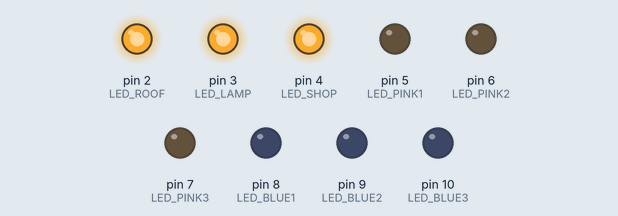
This sketch was run on a simulated Arduino Uno, built with avr-gcc and run on an emulated ATmega328P. Shown: output pins drawn as LEDs (lit = HIGH). Random numbers use the default seed unless the sketch sets one.

Above: at 0.1 s.
At 7.34 s:
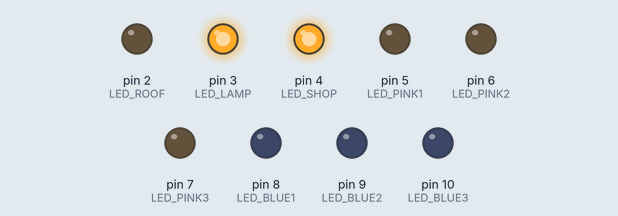
At 22.41 s:
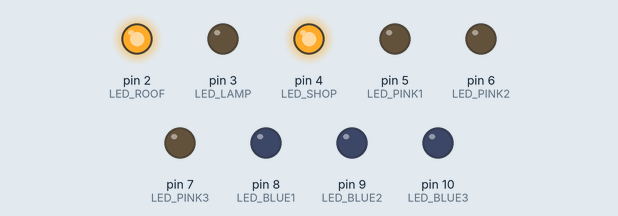
At 32.05 s:
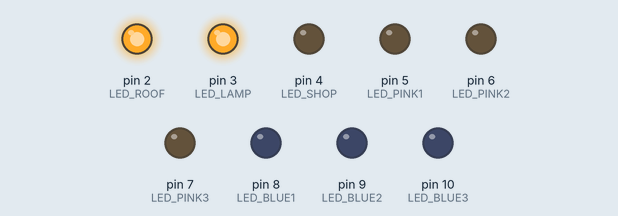
Timing chart, 0 to 33.6 s (numbered marks = the images above):
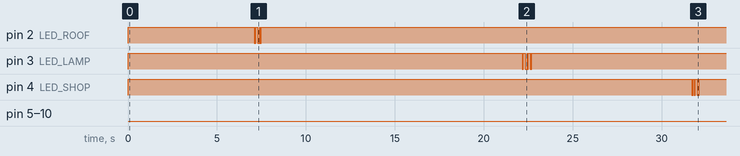

The sketch:

HionEffects.ino
```cpp
//Define Global Variables
int LED_ROOF = 2; //White
int LED_LAMP = 3; //White
int LED_SHOP = 4; //White
int LED_PINK1 = 5;
int LED_PINK2 = 6;
int LED_PINK3 = 7;
int LED_BLUE1 = 8;
int LED_BLUE2 = 9;
int LED_BLUE3 = 10;

// the setup function runs once when you press reset or power the board
void setup() {
  /*
  The analogWrite() function uses PWM, so if you want to change the pin you're
  using, be sure to use another PWM capable pin. On most Arduino, the PWM pins
  are identified with a "~" sign, like ~3, ~5, ~6, ~9, ~10 and ~11.
  */
  pinMode(LED_ROOF, OUTPUT);
  pinMode(LED_LAMP, OUTPUT);
  pinMode(LED_SHOP, OUTPUT);
  pinMode(LED_PINK1, OUTPUT);
  pinMode(LED_PINK2, OUTPUT);
  pinMode(LED_PINK3, OUTPUT);
  pinMode(LED_BLUE1, OUTPUT);
  pinMode(LED_BLUE2, OUTPUT);
  pinMode(LED_BLUE3, OUTPUT);

  digitalWrite(LED_ROOF, HIGH);
  digitalWrite(LED_LAMP, HIGH);
  digitalWrite(LED_SHOP, HIGH);
}

void randomFlicker(int LED_PIN, int duration) {
  unsigned long startTime = millis();
  while (millis() - startTime < duration) {
    // Generate a random delay between 10ms and 200ms
    int delayTime = random(10, 120);

    // Turn the LED on
    digitalWrite(LED_PIN, HIGH);
    delay(delayTime);

    // Turn the LED off
    digitalWrite(LED_PIN, LOW);
    delay(delayTime);
  }
  digitalWrite(LED_PIN, HIGH);
}

// the loop function runs over and over again forever
void loop() {
// **************************************
// Slow Blinks
// **************************************
delay(7000);
randomFlicker(LED_ROOF, 400);                    // wait for a second
delay(random(7000, 15000));
randomFlicker(LED_LAMP, 400);
delay(random(7000, 15000));
randomFlicker(LED_SHOP, 400);
delay(random(7000, 15000));
randomFlicker(LED_ROOF, 400);
// **************************************
// Fast Blinks
// **************************************
delay(random(1000, 2000));
randomFlicker(LED_LAMP, 400);
delay(random(1000, 2000));
randomFlicker(LED_SHOP, 400);
delay(random(1000, 2000));
// **************************************
// Blackout
// **************************************
randomFlicker(LED_ROOF, 2000);
digitalWrite(LED_ROOF, LOW);
randomFlicker(LED_SHOP, 1500);
digitalWrite(LED_SHOP, LOW);
randomFlicker(LED_LAMP, 1500);
digitalWrite(LED_LAMP, LOW);
delay(800);
digitalWrite(LED_LAMP, HIGH);
delay(10);
digitalWrite(LED_LAMP, LOW);
// **************************************
// Hion Mode
// **************************************
delay(3000);
digitalWrite(LED_PINK1, HIGH);
digitalWrite(LED_PINK2, HIGH);
digitalWrite(LED_PINK3, HIGH);
digitalWrite(LED_BLUE1, HIGH);
digitalWrite(LED_BLUE2, HIGH);
digitalWrite(LED_BLUE3, HIGH);
delay(20);
digitalWrite(LED_PINK1, LOW);
digitalWrite(LED_PINK2, LOW);
digitalWrite(LED_PINK3, LOW);
digitalWrite(LED_BLUE1, LOW);
digitalWrite(LED_BLUE2, LOW);
digitalWrite(LED_BLUE3, LOW);
delay(300);
digitalWrite(LED_PINK1, HIGH);
digitalWrite(LED_PINK2, HIGH);
digitalWrite(LED_PINK3, HIGH);
digitalWrite(LED_BLUE1, HIGH);
digitalWrite(LED_BLUE2, HIGH);
digitalWrite(LED_BLUE3, HIGH);
delay(20);
digitalWrite(LED_PINK1, LOW);
digitalWrite(LED_PINK2, LOW);
digitalWrite(LED_PINK3, LOW);
digitalWrite(LED_BLUE1, LOW);
digitalWrite(LED_BLUE2, LOW);
digitalWrite(LED_BLUE3, LOW);
delay(200);
digitalWrite(LED_PINK1, HIGH);
digitalWrite(LED_PINK2, HIGH);
digitalWrite(LED_PINK3, HIGH);
digitalWrite(LED_BLUE1, HIGH);
digitalWrite(LED_BLUE2, HIGH);
digitalWrite(LED_BLUE3, HIGH);
delay(20);
digitalWrite(LED_PINK1, LOW);
digitalWrite(LED_PINK2, LOW);
digitalWrite(LED_PINK3, LOW);
digitalWrite(LED_BLUE1, LOW);
digitalWrite(LED_BLUE2, LOW);
digitalWrite(LED_BLUE3, LOW);
delay(100);
digitalWrite(LED_PINK1, HIGH);
digitalWrite(LED_PINK2, HIGH);
digitalWrite(LED_PINK3, HIGH);
digitalWrite(LED_BLUE1, HIGH);
digitalWrite(LED_BLUE2, HIGH);
digitalWrite(LED_BLUE3, HIGH);
delay(7000);
digitalWrite(LED_BLUE1, LOW);
randomFlicker(LED_BLUE2, 200);
randomFlicker(LED_PINK1, 200);
digitalWrite(LED_PINK1, LOW);
randomFlicker(LED_PINK3, 200);
digitalWrite(LED_PINK3, LOW);
randomFlicker(LED_BLUE1, 200);
digitalWrite(LED_BLUE2, LOW);
randomFlicker(LED_PINK2, 200);
digitalWrite(LED_PINK2, LOW);
randomFlicker(LED_BLUE3, 200);
digitalWrite(LED_BLUE3, LOW);
// **************************************
// Reset
// **************************************
digitalWrite(LED_PINK1, LOW);
digitalWrite(LED_PINK2, LOW);
digitalWrite(LED_PINK3, LOW);
digitalWrite(LED_BLUE1, LOW);
digitalWrite(LED_BLUE2, LOW);
digitalWrite(LED_BLUE3, LOW);
delay(1000);
randomFlicker(LED_LAMP, 200);
randomFlicker(LED_ROOF, 200);
randomFlicker(LED_SHOP, 400);
}
```
